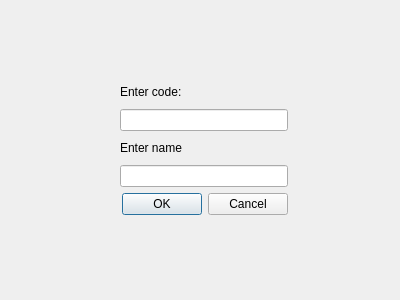
<?xml version="1.0" encoding="UTF-8"?>
<ui version="4.0">
 <class>joinQuiz</class>
 <widget class="QWidget" name="joinQuiz">
  <property name="geometry">
   <rect>
    <x>0</x>
    <y>0</y>
    <width>400</width>
    <height>300</height>
   </rect>
  </property>
  <property name="windowTitle">
   <string>Form</string>
  </property>
  <widget class="QWidget" name="layoutWidget">
   <property name="geometry">
    <rect>
     <x>120</x>
     <y>80</y>
     <width>168</width>
     <height>135</height>
    </rect>
   </property>
   <layout class="QVBoxLayout" name="verticalLayout">
    <item>
     <widget class="QLabel" name="label">
      <property name="text">
       <string>Enter code:</string>
      </property>
     </widget>
    </item>
    <item>
     <widget class="QLineEdit" name="lineEdit"/>
    </item>
    <item>
     <widget class="QLabel" name="label_2">
      <property name="text">
       <string>Enter name</string>
      </property>
     </widget>
    </item>
    <item>
     <widget class="QLineEdit" name="lineEdit_2"/>
    </item>
    <item>
     <widget class="QDialogButtonBox" name="buttonBox">
      <property name="standardButtons">
       <set>QDialogButtonBox::Cancel|QDialogButtonBox::Ok</set>
      </property>
     </widget>
    </item>
   </layout>
  </widget>
 </widget>
 <resources/>
 <connections/>
</ui>
